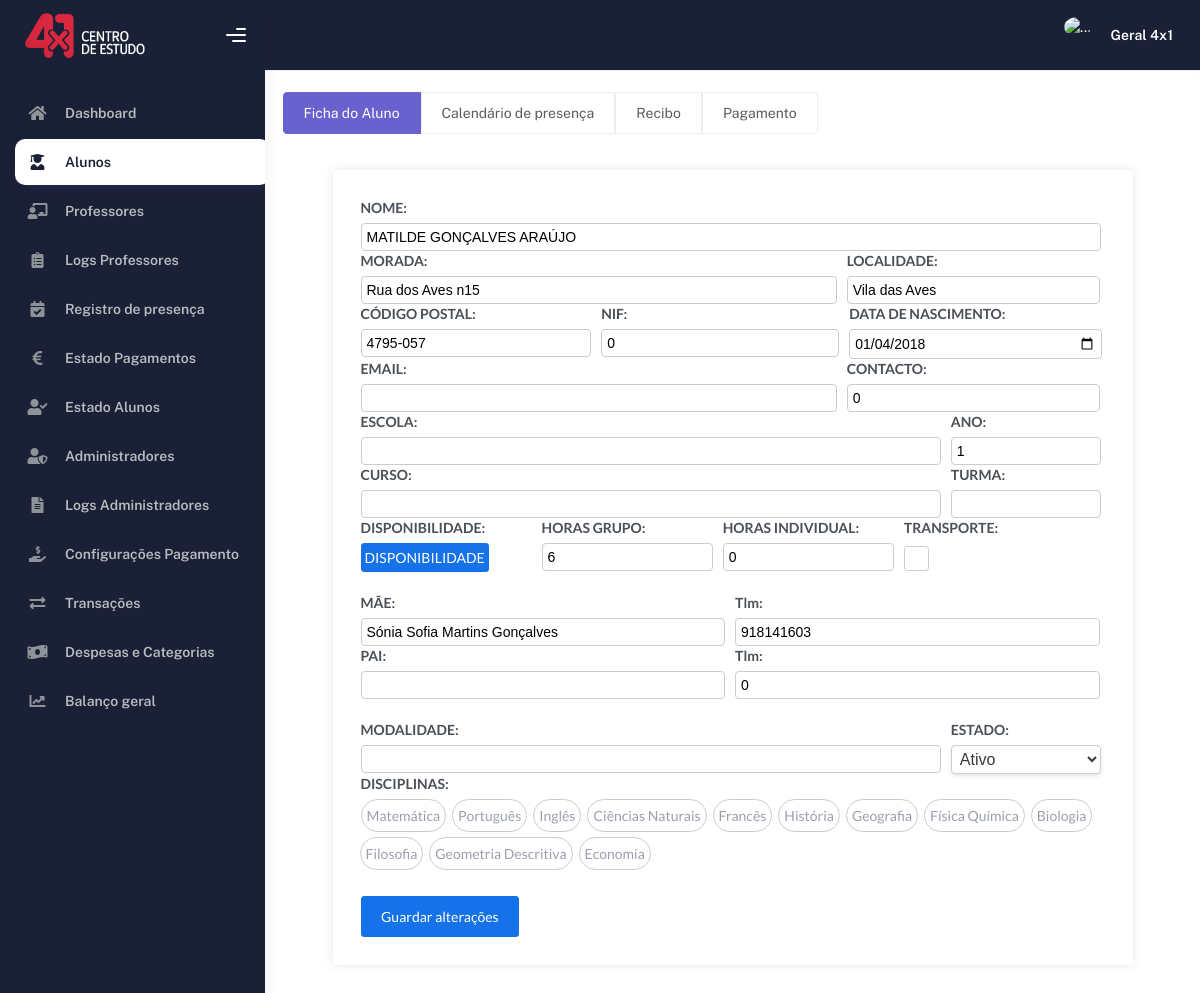
/alunoEdit.php?idAluno=15 (signed in), run on an earlier commit of the app's database.
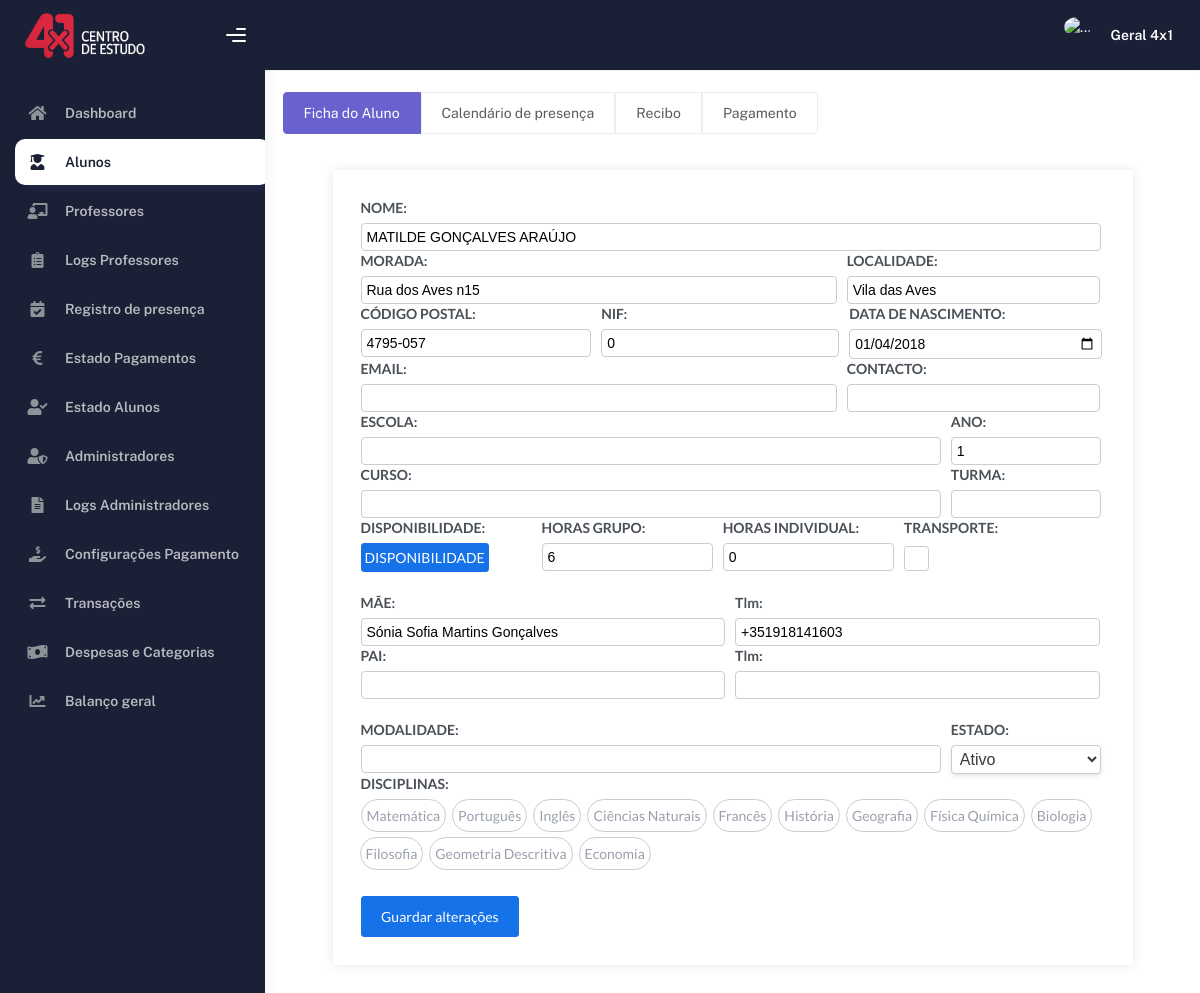
And on a later commit of the database.
### tables this page shows
CREATE TABLE IF NOT EXISTS `alunos` (
  `id` int NOT NULL AUTO_INCREMENT,
  `pack` int NOT NULL,
  `balancoGrupo` decimal(10,2) NOT NULL,
  `balancoIndividual` decimal(10,2) NOT NULL,
  `nome` text NOT NULL,
  `morada` text NOT NULL,
  `localidade` text NOT NULL,
  `codigoPostal` varchar(8) NOT NULL,
  `nif` varchar(15) NOT NULL,
  `dataNascimento` date NOT NULL,
  `email` text NOT NULL,
  `contacto` varchar(20) NOT NULL,
  `escola` text NOT NULL,
  `ano` int NOT NULL,
  `curso` text NOT NULL,
  `turma` varchar(10) NOT NULL,
  `horasGrupo` int NOT NULL,
  `horasIndividual` int NOT NULL,
  `transporte` tinyint NOT NULL DEFAULT '0',
  `idMensalidadeGrupo` int DEFAULT NULL,
  `idMensalidadeIndividual` int DEFAULT NULL,
  `nomeMae` text,
  `tlmMae` varchar(20) NOT NULL,
  `nomePai` text,
  `tlmPai` varchar(20) NOT NULL,
  `modalidade` text NOT NULL,
  `notHorario` tinyint NOT NULL DEFAULT '0',
  `ativo` tinyint NOT NULL DEFAULT '1',
  `dataInscricao` date DEFAULT NULL,
  PRIMARY KEY (`id`)
);

### alunoEdit.php (the view, shortened to what the changed rows need)
<?php
    include('./head.php');
    $idAluno = $_GET['idAluno'];
    $stmt = $con->prepare("SELECT * FROM alunos WHERE id = ?");
    $stmt->bind_param("i", $idAluno);
    $stmt->execute();
    $result = $stmt->get_result();
    if ($result->num_rows > 0) {
        $rowAluno = $result->fetch_assoc();
    } else {
        notificacao('warning', 'ID do aluno inválido.');
        header('Location: aluno.php');
        exit();
    }
?>
    <link href='https://cdnjs.cloudflare.com/ajax/libs/fullcalendar/3.1.0/fullcalendar.print.min.css' rel='stylesheet' media='print' />
    <link rel='stylesheet' href='https://cdnjs.cloudflare.com/ajax/libs/fullcalendar/3.1.0/fullcalendar.min.css'>
    <link rel='stylesheet' href='https://cdnjs.cloudflare.com/ajax/libs/semantic-ui/2.2.7/semantic.min.css'>
</head>
    <body>
        <div class="wrapper">
            <?php
                include('./sideBar.php');
            ?>
            <div class="container">
                <div class="card">
                    <div class="card-body">
                        <div class="tab-content mt-2 mb-3" id="pills-tabContent">
                            <div class="tab-pane fade show active" id="editar-aluno" role="tabpanel" aria-labelledby="editar-aluno-tab">
                                <form action="alunoInserir.php?idAluno=<?php echo $idAluno ?>&op=edit" method="POST" id="formEdit" class="formEdit">
                                    <div class="page-inner">
                                        <div class="container2">
                                            <div class="form-section">
                                                <div class="form-row">
                                                    <div class="campo" style="flex: 0 0 99.5%;">
                                                        <label>NOME:</label>
                                                        <input type="text" name="nome" value="<?php echo $rowAluno['nome']; ?>">
                                                    </div>
                                                </div>
                                                <div class="form-row">
                                                    <div class="campo" style="flex: 0 0 64%;">
                                                        <label>MORADA:</label>
                                                        <input type="text" name="morada" value="<?php echo $rowAluno['morada']; ?>">
                                                    </div>
                                                    <div class="campo" style="flex: 0 0 34%;">
                                                        <label>LOCALIDADE:</label>
                                                        <input type="text" name="localidade" value="<?php echo $rowAluno['localidade']; ?>">
                                                    </div>
                                                </div>
                                                <div class="form-row">
                                                    <div class="campo" style="flex: 0 0 31%;">
                                                        <label>CÓDIGO POSTAL:</label>
                                                        <input type="text" name="codigoPostal" value="<?php echo $rowAluno['codigoPostal']; ?>">
                                                    </div>
                                                    <div class="campo" style="flex: 0 0 32%;">
                                                        <label>NIF:</label>
                                                        <input type="number" name="NIF" value="<?php echo $rowAluno['nif']; ?>">
                                                    </div>
                                                    <div class="campo" style="flex: 0 0 34%;">
                                                        <label>DATA DE NASCIMENTO:</label>
                                                        <input type="date" name="dataNascimento" value="<?php echo $rowAluno['dataNascimento']; ?>">
                                                    </div>
                                                </div>
                                                <div class="form-row">
                                                    <div class="campo" style="flex: 0 0 34%;">
                                                        <label>CONTACTO:</label>
                                                        <input type="tel" id="contacto" name="contacto" value="<?php echo $rowAluno['contacto']; ?>">
                                                    </div>
                                                </div>
                                                <div class="form-row">
                                                    <div class="campo" style="flex: 0 0 20%;">
                                                        <label>ANO:</label>
                                                        <input type="number" name="ano" value="<?php echo $rowAluno['ano']; ?>">
                                                    </div>
                                                </div>
                                                <div class="form-row">
                                                    <div class="campo" style="flex: 0 0 23%;">
                                                        <label>HORAS GRUPO:</label>
                                                        <input type="number" name="horasGrupo" min="0" value="<?php echo $rowAluno['horasGrupo']; ?>">
                                                    </div>
                                                    <div class="campo" style="flex: 0 0 23%;">
                                                        <label>HORAS INDIVIDUAL:</label>
                                                        <input type="number" name="horasIndividual" min="0" value="<?php echo $rowAluno['horasIndividual']; ?>">
                                                    </div>
                                                </div>
                                            </div>
                                            <div class="form-section">
                                                <div class="form-row">
                                                    <div class="campo" style="flex: 0 0 49%;">
                                                        <label>MÃE:</label>
                                                        <input type="text" name="mae" value="<?php echo $rowAluno['nomeMae']; ?>">
                                                    </div>
                                                    <div class="campo" style="flex: 0 0 49%;">
                                                        <label>Tlm:</label>
                                                        <input type="tel" id="maeTlm" name="maeTlm" value="<?php echo $rowAluno['tlmMae']; ?>">
                                                    </div>
                                                </div>
                                                <div class="form-row">
                                                    <div class="campo" style="flex: 0 0 49%;">
                                                        <label>Tlm:</label>
                                                        <input type="tel" id="paiTlm" name="paiTlm" value="<?php echo $rowAluno['tlmPai']; ?>">
                                                    </div>
                                                </div>
                                            </div>
                                            <div class="form-section">
                                                <div class="form-row">
                                                    <div class="campo" style="flex: 0 0 20%;">
                                                        <label>ESTADO:</label>
                                                        <select name="estado" class="select-box">
                                                            <option <?php if ($rowAluno['ativo'] == 1) { echo "selected"; }?> value="Ativo">Ativo</option>
                                                        </select>
                                                    </div>
                                                </div>
                                            </div>
                                        </div>
                                    </div>
                                </form>
                            </div>
                        </div>
                    </div>
                </div>
            </div>
        </div>
    </body>
    </html>

What changed in the data, as far as the page shows it:
changed alunos "MATILDE GONÇALVES ARAÚJO": maeTlm "918141603" → "+351918141603"; contacto "0" → (not shown); paiTlm "0" → (not shown)
